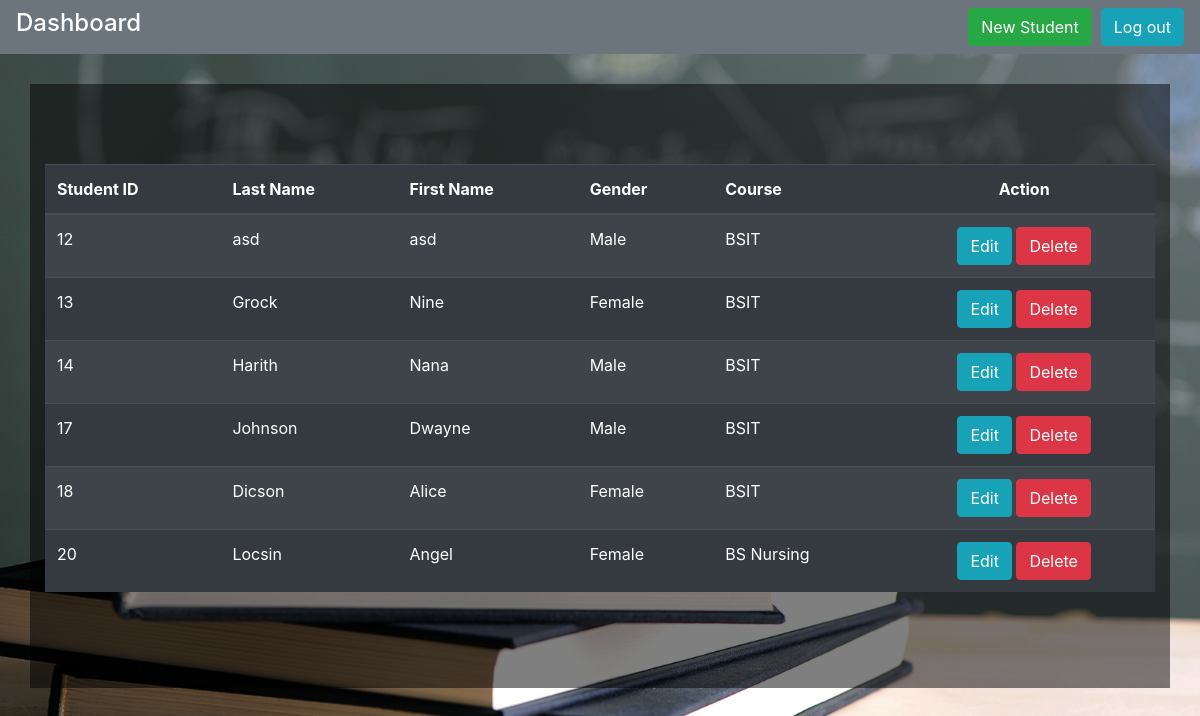
Page /dashboard.php on the committed database.
### tables this page shows
CREATE TABLE `student` (
  `stud_id` int(11) NOT NULL,
  `stud_firstname` text NOT NULL,
  `stud_lastname` text NOT NULL,
  `stud_birth` date NOT NULL,
  `stud_gender` char(6) DEFAULT NULL,
  `stud_email` varchar(50) NOT NULL,
  `stud_password` varchar(32) NOT NULL,
  `stud_password2` varchar(32) NOT NULL,
  `stud_contact` int(13) NOT NULL,
  `stud_address` varchar(255) NOT NULL,
  `stud_course` text NOT NULL,
  `stud_year` int(11) NOT NULL,
  `stud_image` varchar(250) NOT NULL
);

### server.php (called while the page is built, shortened)
<?php
	$db = mysqli_connect('localhost', 'root', '', 'registration');
		$data = mysqli_query($db, "SELECT * FROM student");
 ?>

### dashboard.php (the view, shortened to what this page needs)
<?php include 'server.php'; ?>
<!DOCTYPE html>
<html>
<head>
	<link rel="stylesheet" type="text/css" href="style.css">
	<link rel="stylesheet" href="https://stackpath.bootstrapcdn.com/bootstrap/4.3.1/css/bootstrap.min.css">
</head>
<body>
<nav class="navbar navbar-expand-lg navbar-light bg-secondary">
    <ul class="navbar-nav mr-auto">
      <li class="nav-item active">
          <h4>Dashboard</h4>
      </li>
    </ul>
  <div class="collapse navbar-collapse" id="navbarSupportedContent">
    <form method="post" class="form-inline my-2 my-lg-0">
	    <a class="btn btn-success" href="registration.php" role="button">New Student</a>&nbsp;&nbsp;
    	<a class="btn btn-info" href="index.php" role="button">Log out</a>
    </form>
  </div>
</nav>
	<section>
		<div class="container table-responsive">
			<table  class="table table-dark table-condensed table-striped">
				<thead>
					<tr>
						<th>Student ID</th>
						<th>Last Name</th>
						<th>First Name</th>
						<th>Gender</th>
						<th>Course</th>
						<th><div align="center">Action</div></th>
					</tr>
				</thead>
				<tbody>
					<?php while ($row = mysqli_fetch_array($data)) { ?>
					<tr>
						<td><?php echo $row['stud_id']; ?></td>
						<td><?php echo $row['stud_lastname']; ?></td>
						<td><?php echo $row['stud_firstname']; ?></td>
						<td><?php echo $row['stud_gender']; ?></td>
						<td><?php echo $row['stud_course']; ?></td>
						<td><div align="center">
							<a class="btn btn-info" href="registration.php?edit=<?php echo $row['stud_id']; ?>" role="button">Edit</a>
							<a class="btn btn-danger" href="server.php?del=<?php echo $row['stud_id']; ?>" role="button">Delete</a></div>
						</td>
					</tr>
					<?php } ?>
				</tbody>
			</table>
		</div>
	</section>
</body>
</html>

### style.css (style rules this page uses)
body { background:url(img/bg1.jpg); background-repeat: no-repeat; background-attachment: fixed; background-size: cover; background-position: center center; padding: 0px; margin: 0px; font-family: 'Lato', sans-serif; font-family: 'Source Sans Pro', sans-serif; font-family: 'Roboto Slab', serif; font-size: 14px; }
nav { margin-bottom: 30px; }
nav ul li h4 { color: white; }
table tr td, table tr th { background: transparent; }
.container { background:rgba(0,0,0,.5); flex: abosolute; height: 35% ; margin-top: 10px; margin-left: none; padding:80px 38px; }
@media only screen and (min-width: 700px) { nav ul { text-align: right; } }
@media only screen and (min-width: 700px) { nav ul li { display: inline-block; border-bottom: 0px; text-align: left; } }

### rows in the picture
student: stud_id "12", stud_lastname "asd", stud_firstname "asd", stud_gender "Male", stud_course "BSIT"
student: stud_id "13", stud_lastname "Grock", stud_firstname "Nine", stud_gender "Female", stud_course "BSIT"
student: stud_id "14", stud_lastname "Harith", stud_firstname "Nana", stud_gender "Male", stud_course "BSIT"
student: stud_id "17", stud_lastname "Johnson", stud_firstname "Dwayne", stud_gender "Male", stud_course "BSIT"
student: stud_id "18", stud_lastname "Dicson", stud_firstname "Alice", stud_gender "Female", stud_course "BSIT"
student: stud_id "20", stud_lastname "Locsin", stud_firstname "Angel", stud_gender "Female", stud_course "BS Nursing"
